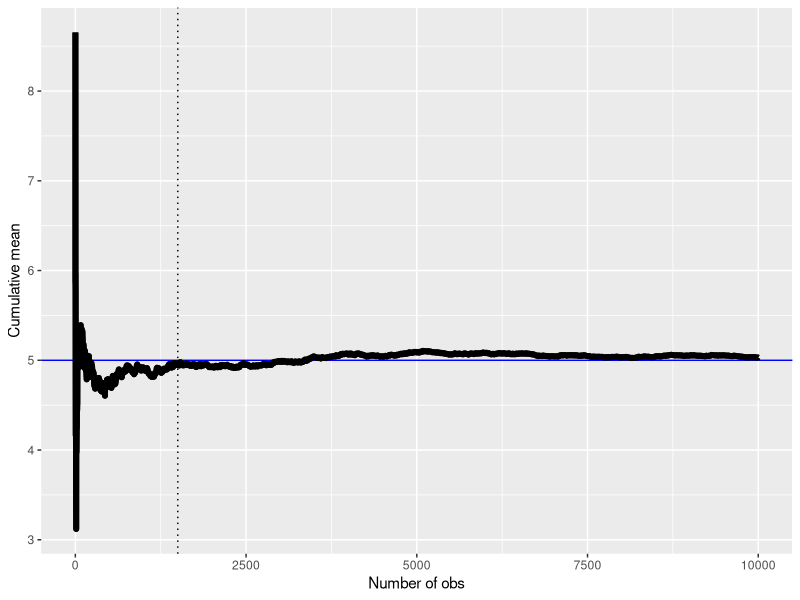
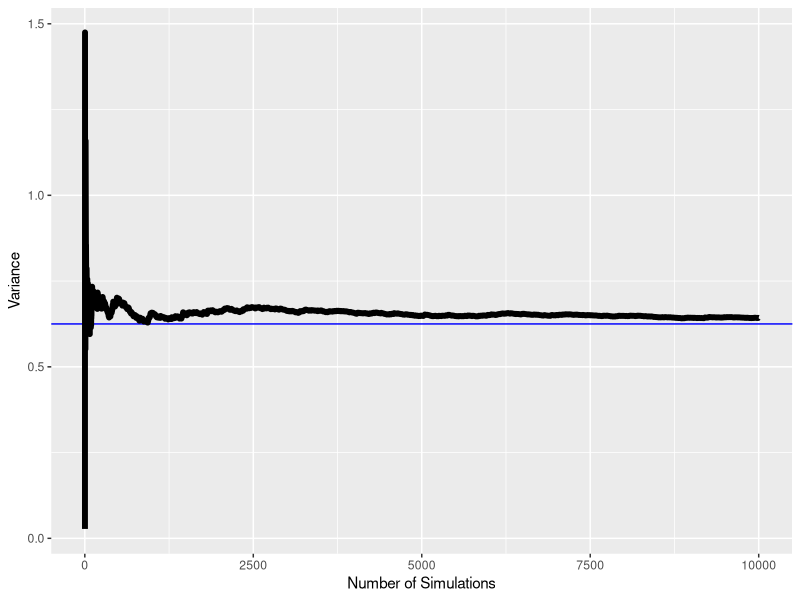
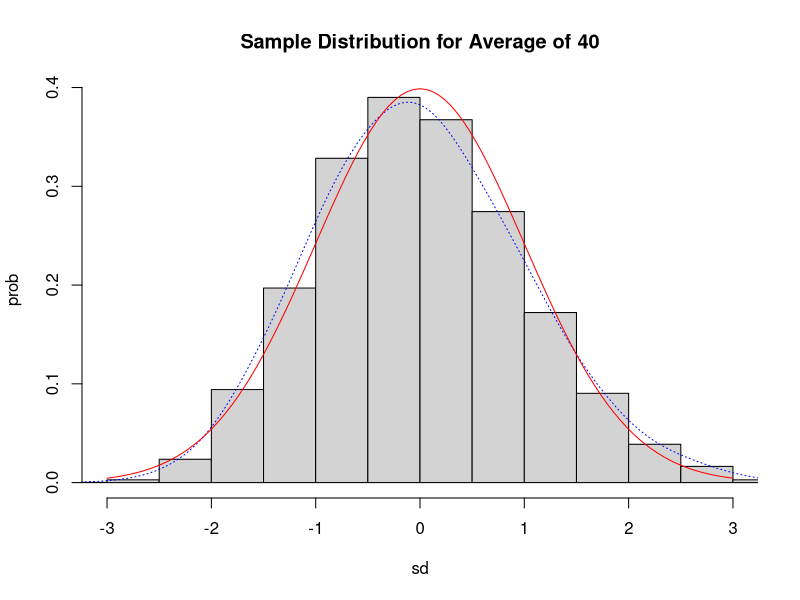
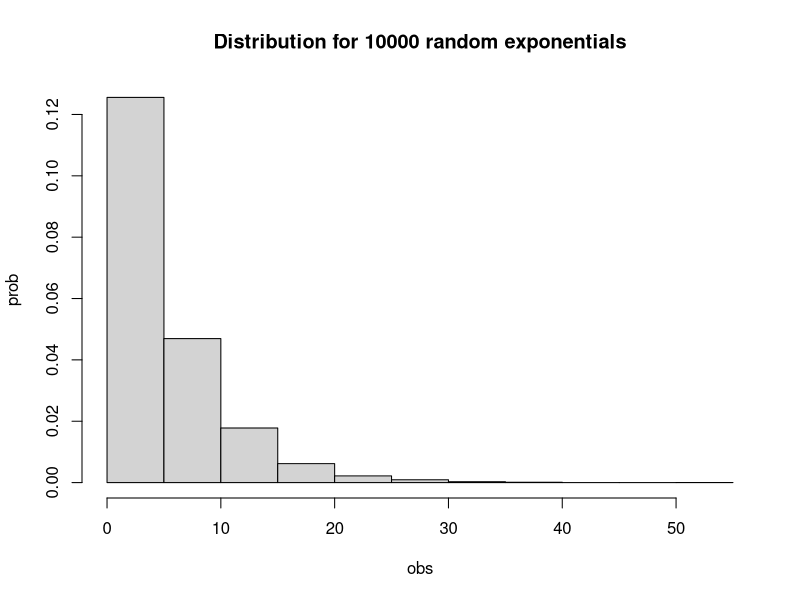

Recreate these plots in R, in order.
## ---- chunk 1
set.seed(3)
n <- 10000; lambda = 0.2; 
means <- cumsum(rexp(n,lambda)) / (1  : n); 
library(ggplot2)
g <- ggplot(data.frame(x = 1 : n, y = means), aes(x = x, y = y)) 
g <- g + geom_hline(yintercept = 5, color="blue") + geom_line(size = 2) 
g <- g + geom_vline(xintercept = 1500, color="black", linetype="dotted") 
g <- g + geom_line(size = 2) 
g <- g + labs(x = "Number of obs", y = "Cumulative mean")
g
## ---- chunk 2
nosim  <- 10000 ; avenum <- 40 ; lambda <- 0.2

# Calculate n means for the samples
meanForty = NULL
for (i in 1:nosim) meanForty = c(meanForty,mean(rexp(avenum,lambda)))

# Calculate variance for n samples
variance = NULL
for (i in 1:nosim) variance = c(variance,var(meanForty[1:i]))

library(ggplot2)
g <- ggplot(data.frame(x = 2 : nosim , y = variance[2:nosim]),
            aes(x = x, y = y)) 
g <- g + geom_hline(yintercept = 0.625, color="blue") + geom_line(size = 2) 
#g <- g + geom_vline(xintercept = 1500, color="black", linetype="dotted") 
#g <- g + geom_line(size = 2) 
g <- g + labs(x = "Number of Simulations", y = "Variance")
g
## ---- chunk 3
# Prepare histogram
fortyNormal <- (meanForty-mean(meanForty)) / sd(meanForty)
hist(fortyNormal, prob=TRUE, main="Sample Distribution for Average of 40",
     xlab="sd", ylab="prob", xlim=c(-3, 3))
lines(density(fortyNormal, adjust=2), lty="dotted", col="blue")
normals <- rnorm(100000, mean=0, sd=1)
curve(dnorm(x, mean=mean(normals), sd=sd(normals)), add=TRUE, col="red")
## ---- chunk 4
exp10000 <- rexp(10000,lambda)
hist(exp10000, prob=TRUE, main="Distribution for 10000 random exponentials",
     ylab="prob", xlab="obs",)
